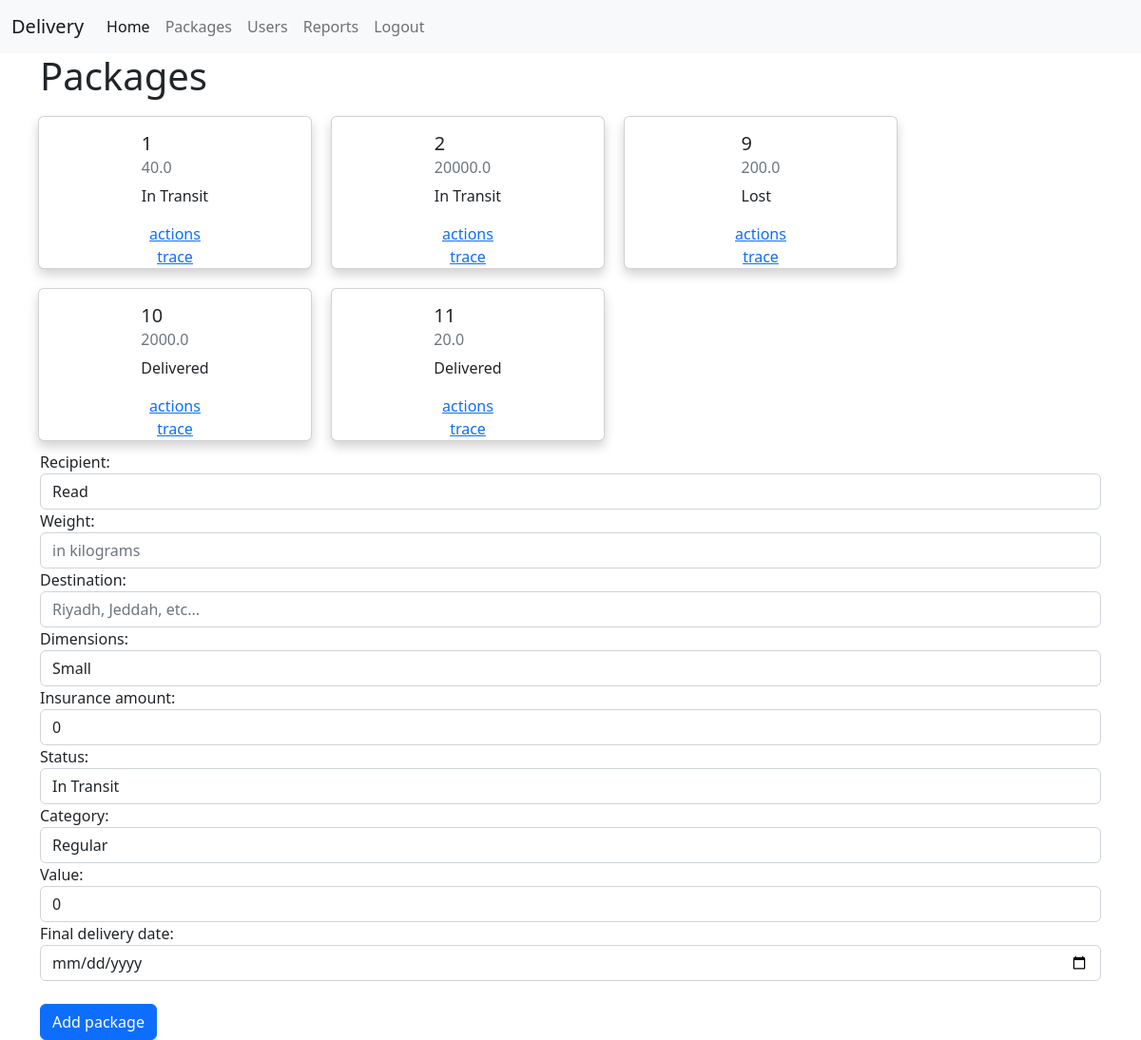
The page /packages (signed in) on the database as committed earlier.
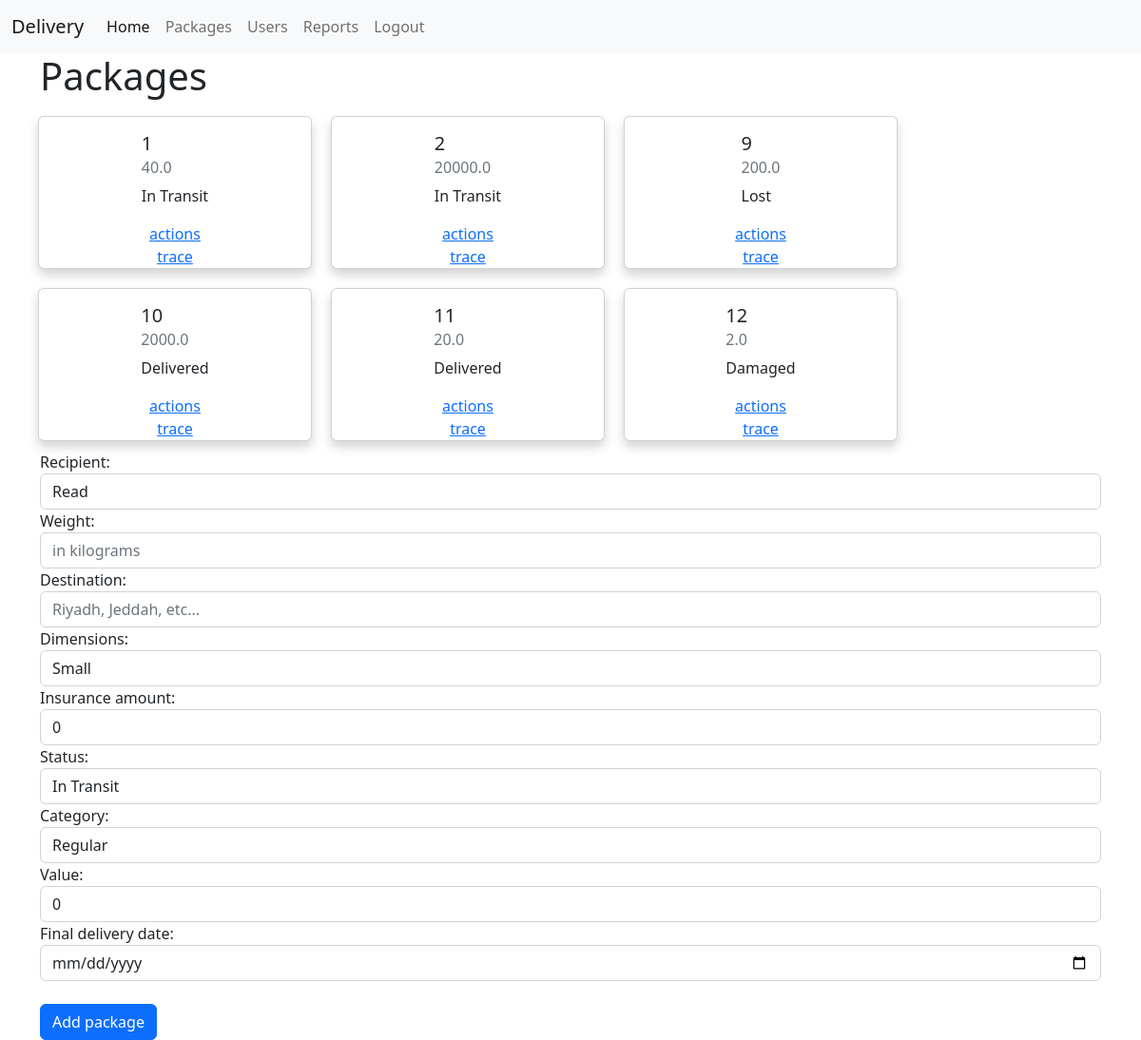
The same page on the database as committed later.
### Delivery/models.py (models this page shows, shortened)
class Package(models.Model):
    id = models.AutoField(primary_key=True)
    weight = models.FloatField()
    destination = models.CharField(max_length=100)
    dimensions = models.CharField(max_length=100, default='Small')
    insurance_amount = models.FloatField()
    status = models.CharField(max_length=100, default='In Transit')
    category = models.CharField(max_length=100, default='Regular')
    value = models.FloatField(default=0)
    final_delivery_date = models.DateField()
    recipient = models.CharField(max_length=100, default='John Doe')
    pay = models.BooleanField(default=False)
    history = HistoricalRecords()
    user = models.ForeignKey(User, on_delete=models.CASCADE, null=True)

### Delivery/views.py (the view, shortened to what this page needs)
# urls.py: path("packages", views.packages, name="packages"),
@login_required
def packages(request):
    packages = Package.objects.all()
    form = PackageForm()
    return render(request, "Delivery/packages.html", {
        "form": form,
        "packages": packages
    })

### Delivery/templates/Delivery/packages.html (shortened to what this page needs)
{% extends "Delivery/index.html" %}
{% block body %}
{% if not isCustomer %}
<div class="container">
    <div>
        <h1>Packages</h1>
    </div>
    <div class="row">
    {% for package in packages %}
    <div class="card col-sm-6" style="width: 18rem; margin: 10px;">
        <div class="card-body">
            <h5 class="card-title">{{package.id}}</h5>
            <h6 class="card-subtitle mb-2 text-muted">{{package.value}}</h6>
            <p class="card-text">{{package.status}}</p>
        </div>
        <a href="{% url 'package' package.id %}">actions</a>
        <a href="{% url 'trace' package.id %}">trace</a>
    </div>
    {% endfor %}
    </div>
</div>
    <div class="container">
        <form method="post">
            {{form}}
            <br>
            <button type="submit" class="btn btn-primary">Add package</button>
        </form>
    </div>
{% endif %}
{% endblock %}

Rows that differ between the two databases and show on the page:
added Package: id "12", value "2.0", status "Damaged"
